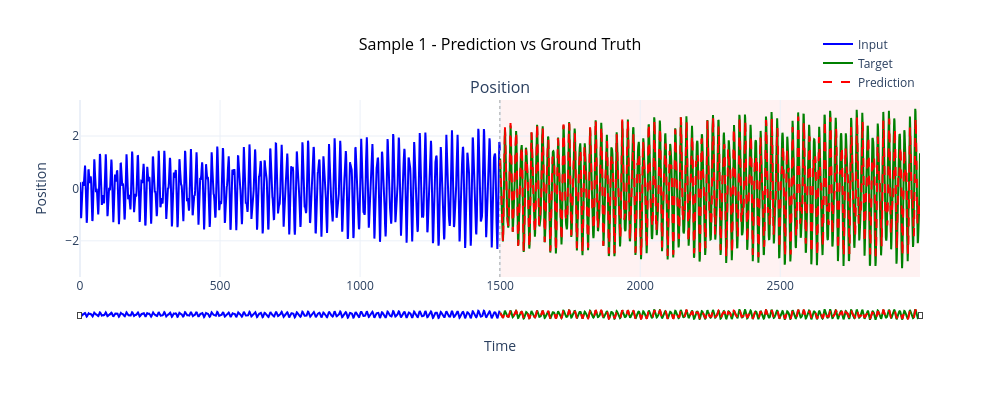
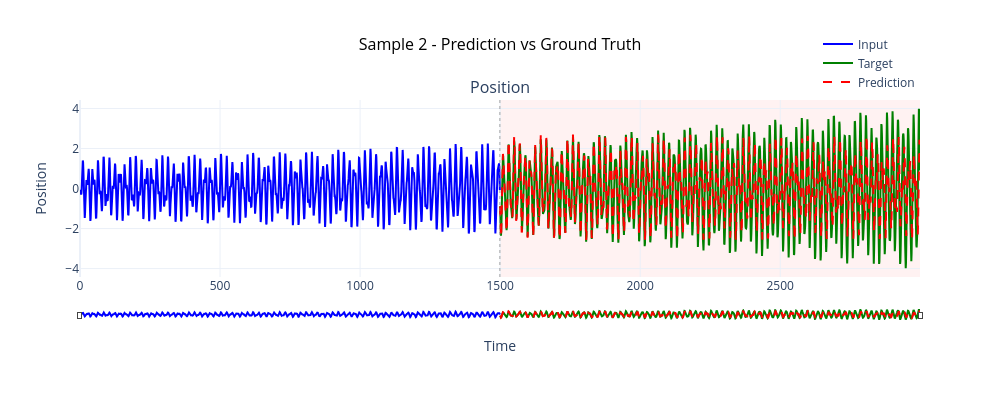
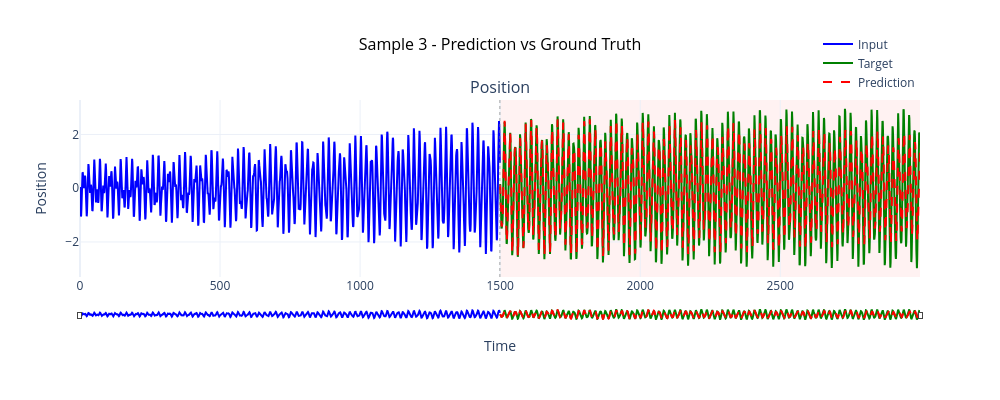

The notebook cell these images were saved under, in order:
### Code cell
# Concatenate results for visualization
visualizer = VibrationVisualizer2(figsize=(1000, 400))

# Plot sample predictions
n_samples = min(10, len(predictions))
di = 100

for i in range(n_samples):
    # Create dummy input (use first part of target)
    input_data = features[i+di, :, 0:1]
    target_data = targets[i+di, :, 0:1]
    predicted_data = predictions[i+di, :, 0:1]

    fig = visualizer.plot_trajectory_comparison(
        input_data,
        np.concatenate([target_data, np.zeros((predicted_data.shape[0] - target_data.shape[0], target_data.shape[1]))]),
        predicted_data,
        title=f'Sample {i+1} - Prediction vs Ground Truth'
    )
    plt.show()

### Figure 1 — Plotly figure (JSON) as saved in the notebook; plotly's stock layout.template omitted (floating-point values rounded to 4 significant figures; data arrays with more than 128 entries replaced by an {"elided": "..."} marker saying what was removed)
{"data": [{"hovertemplate": "Time: %{x:.2f}<br>Value: %{y:.4f}<extra></extra>", "legendgroup": "group0", "line": {"color": "blue", "width": 2}, "mode": "lines", "name": "Input", "showlegend": true, "type": "scatter", "x": {"elided": "1500 int values"}, "xaxis": "x", "y": {"elided": "1500 float values"}, "yaxis": "y"}, {"hovertemplate": "Time: %{x:.2f}<br>Value: %{y:.4f}<extra></extra>", "legendgroup": "group0", "line": {"color": "green", "width": 2}, "mode": "lines", "name": "Target", "showlegend": true, "type": "scatter", "x": {"elided": "1500 int values"}, "xaxis": "x", "y": {"elided": "1500 float values"}, "yaxis": "y"}, {"hovertemplate": "Time: %{x:.2f}<br>Value: %{y:.4f}<extra></extra>", "legendgroup": "group0", "line": {"color": "red", "dash": "dash", "width": 2}, "mode": "lines", "name": "Prediction", "showlegend": true, "type": "scatter", "x": {"elided": "1500 int values"}, "xaxis": "x", "y": {"elided": "1500 float values"}, "yaxis": "y"}], "layout": {"annotations": [{"font": {"size": 16}, "showarrow": false, "text": "Position", "x": 0.5, "xanchor": "center", "xref": "paper", "y": 1, "yanchor": "bottom", "yref": "paper"}], "height": 400, "hovermode": "x unified", "legend": {"orientation": "h", "x": 1, "xanchor": "right", "y": 1.02, "yanchor": "bottom"}, "shapes": [{"line": {"color": "gray", "dash": "dot", "width": 1}, "opacity": 0.7, "type": "line", "x0": 1499, "x1": 1499, "xref": "x", "y0": 0, "y1": 1, "yref": "y domain"}, {"fillcolor": "red", "layer": "below", "line": {"width": 0}, "opacity": 0.05, "type": "rect", "x0": 1500, "x1": 2999, "xref": "x", "y0": 0, "y1": 1, "yref": "y domain"}], "showlegend": true, "title": {"font": {"color": "black", "size": 16}, "text": "Sample 1 - Prediction vs Ground Truth", "x": 0.5, "xanchor": "center"}, "width": 1000, "xaxis": {"anchor": "y", "domain": [0, 1], "rangeslider": {"thickness": 0.05, "visible": true}, "title": {"text": "Time"}}, "yaxis": {"anchor": "x", "domain": [0, 1], "title": {"text": "Position"}}}}

### Figure 2 — Plotly figure (JSON) as saved in the notebook; plotly's stock layout.template omitted (floating-point values rounded to 4 significant figures; data arrays with more than 128 entries replaced by an {"elided": "..."} marker saying what was removed)
{"data": [{"hovertemplate": "Time: %{x:.2f}<br>Value: %{y:.4f}<extra></extra>", "legendgroup": "group0", "line": {"color": "blue", "width": 2}, "mode": "lines", "name": "Input", "showlegend": true, "type": "scatter", "x": {"elided": "1500 int values"}, "xaxis": "x", "y": {"elided": "1500 float values"}, "yaxis": "y"}, {"hovertemplate": "Time: %{x:.2f}<br>Value: %{y:.4f}<extra></extra>", "legendgroup": "group0", "line": {"color": "green", "width": 2}, "mode": "lines", "name": "Target", "showlegend": true, "type": "scatter", "x": {"elided": "1500 int values"}, "xaxis": "x", "y": {"elided": "1500 float values"}, "yaxis": "y"}, {"hovertemplate": "Time: %{x:.2f}<br>Value: %{y:.4f}<extra></extra>", "legendgroup": "group0", "line": {"color": "red", "dash": "dash", "width": 2}, "mode": "lines", "name": "Prediction", "showlegend": true, "type": "scatter", "x": {"elided": "1500 int values"}, "xaxis": "x", "y": {"elided": "1500 float values"}, "yaxis": "y"}], "layout": {"annotations": [{"font": {"size": 16}, "showarrow": false, "text": "Position", "x": 0.5, "xanchor": "center", "xref": "paper", "y": 1, "yanchor": "bottom", "yref": "paper"}], "height": 400, "hovermode": "x unified", "legend": {"orientation": "h", "x": 1, "xanchor": "right", "y": 1.02, "yanchor": "bottom"}, "shapes": [{"line": {"color": "gray", "dash": "dot", "width": 1}, "opacity": 0.7, "type": "line", "x0": 1499, "x1": 1499, "xref": "x", "y0": 0, "y1": 1, "yref": "y domain"}, {"fillcolor": "red", "layer": "below", "line": {"width": 0}, "opacity": 0.05, "type": "rect", "x0": 1500, "x1": 2999, "xref": "x", "y0": 0, "y1": 1, "yref": "y domain"}], "showlegend": true, "title": {"font": {"color": "black", "size": 16}, "text": "Sample 2 - Prediction vs Ground Truth", "x": 0.5, "xanchor": "center"}, "width": 1000, "xaxis": {"anchor": "y", "domain": [0, 1], "rangeslider": {"thickness": 0.05, "visible": true}, "title": {"text": "Time"}}, "yaxis": {"anchor": "x", "domain": [0, 1], "title": {"text": "Position"}}}}

### Figure 3 — Plotly figure (JSON) as saved in the notebook; plotly's stock layout.template omitted (floating-point values rounded to 4 significant figures; data arrays with more than 128 entries replaced by an {"elided": "..."} marker saying what was removed)
{"data": [{"hovertemplate": "Time: %{x:.2f}<br>Value: %{y:.4f}<extra></extra>", "legendgroup": "group0", "line": {"color": "blue", "width": 2}, "mode": "lines", "name": "Input", "showlegend": true, "type": "scatter", "x": {"elided": "1500 int values"}, "xaxis": "x", "y": {"elided": "1500 float values"}, "yaxis": "y"}, {"hovertemplate": "Time: %{x:.2f}<br>Value: %{y:.4f}<extra></extra>", "legendgroup": "group0", "line": {"color": "green", "width": 2}, "mode": "lines", "name": "Target", "showlegend": true, "type": "scatter", "x": {"elided": "1500 int values"}, "xaxis": "x", "y": {"elided": "1500 float values"}, "yaxis": "y"}, {"hovertemplate": "Time: %{x:.2f}<br>Value: %{y:.4f}<extra></extra>", "legendgroup": "group0", "line": {"color": "red", "dash": "dash", "width": 2}, "mode": "lines", "name": "Prediction", "showlegend": true, "type": "scatter", "x": {"elided": "1500 int values"}, "xaxis": "x", "y": {"elided": "1500 float values"}, "yaxis": "y"}], "layout": {"annotations": [{"font": {"size": 16}, "showarrow": false, "text": "Position", "x": 0.5, "xanchor": "center", "xref": "paper", "y": 1, "yanchor": "bottom", "yref": "paper"}], "height": 400, "hovermode": "x unified", "legend": {"orientation": "h", "x": 1, "xanchor": "right", "y": 1.02, "yanchor": "bottom"}, "shapes": [{"line": {"color": "gray", "dash": "dot", "width": 1}, "opacity": 0.7, "type": "line", "x0": 1499, "x1": 1499, "xref": "x", "y0": 0, "y1": 1, "yref": "y domain"}, {"fillcolor": "red", "layer": "below", "line": {"width": 0}, "opacity": 0.05, "type": "rect", "x0": 1500, "x1": 2999, "xref": "x", "y0": 0, "y1": 1, "yref": "y domain"}], "showlegend": true, "title": {"font": {"color": "black", "size": 16}, "text": "Sample 3 - Prediction vs Ground Truth", "x": 0.5, "xanchor": "center"}, "width": 1000, "xaxis": {"anchor": "y", "domain": [0, 1], "rangeslider": {"thickness": 0.05, "visible": true}, "title": {"text": "Time"}}, "yaxis": {"anchor": "x", "domain": [0, 1], "title": {"text": "Position"}}}}
